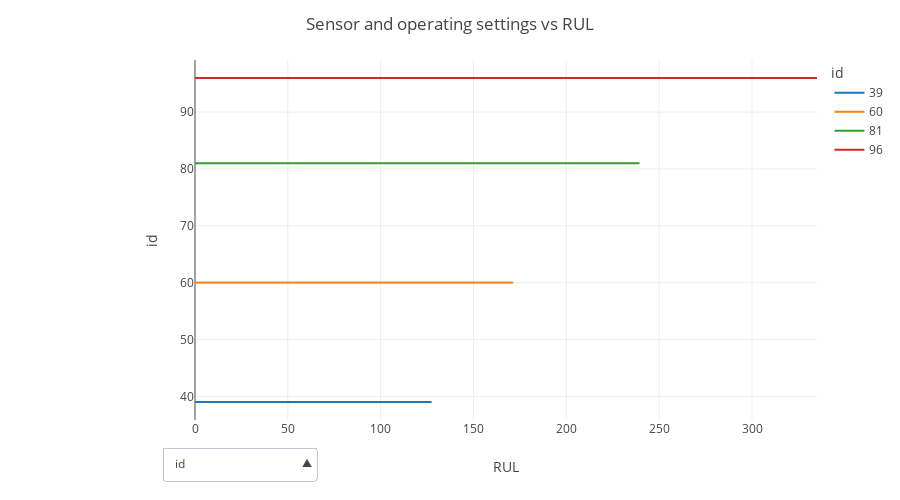

Write notebook code for a chart like this one.
### Markdown cell above
The table above is clean and reasy to be used. Let's visualize some of the time series separately. Onthe X axis, we show the Remaining Useful Life (RUL). As we approach RUL=0 it means the engine is about to fail.

On the graph below, select the variable to plot in the dropdown menu. Variable `PhysCoreSpeed` seems quite relevant, as its values diverge as the RUL decreases.

### Code cell
fig = interactive_rul_series(df_train_proc2, id_filter=[96,39,60,81])
fig.show()
